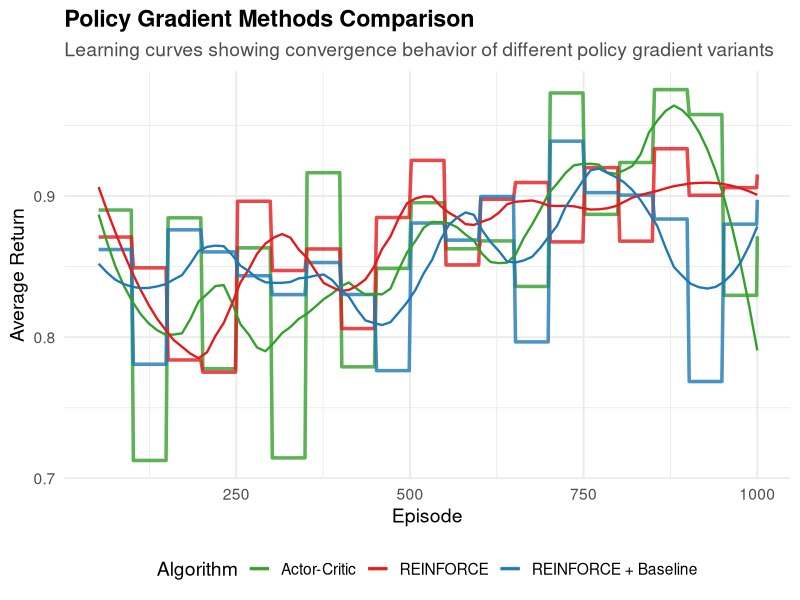
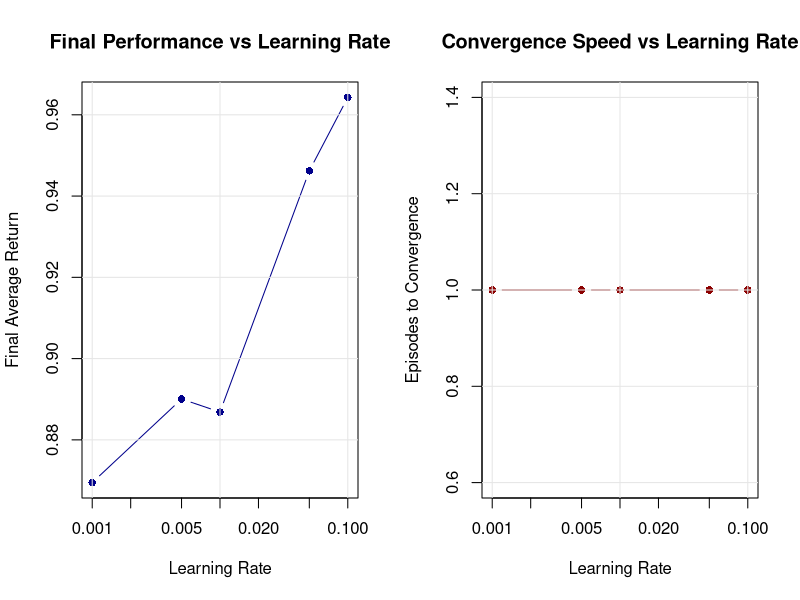
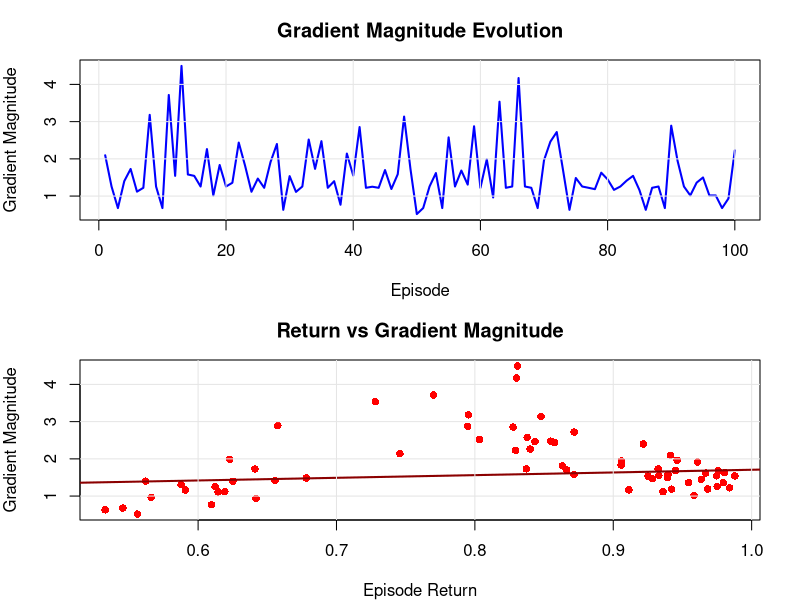

Write R code to recreate these figures, in order.
## ---- chunk 1
# Environment parameters
n_states <- 10
n_actions <- 2
gamma <- 0.95
terminal_state <- n_states

# Environment setup (consistent with previous examples)
set.seed(42)
transition_model <- array(0, dim = c(n_states, n_actions, n_states))
reward_model <- array(0, dim = c(n_states, n_actions, n_states))

for (s in 1:(n_states - 1)) {
  transition_model[s, 1, s + 1] <- 0.9
  transition_model[s, 1, sample(1:n_states, 1)] <- 0.1
  transition_model[s, 2, sample(1:n_states, 1)] <- 0.8
  transition_model[s, 2, sample(1:n_states, 1)] <- 0.2
  
  for (s_prime in 1:n_states) {
    reward_model[s, 1, s_prime] <- ifelse(s_prime == n_states, 1.0, 0.1 * runif(1))
    reward_model[s, 2, s_prime] <- ifelse(s_prime == n_states, 0.5, 0.05 * runif(1))
  }
}

transition_model[n_states, , ] <- 0
reward_model[n_states, , ] <- 0

# Environment interaction function
sample_env <- function(s, a) {
  probs <- transition_model[s, a, ]
  s_prime <- sample(1:n_states, 1, prob = probs)
  reward <- reward_model[s, a, s_prime]
  list(s_prime = s_prime, reward = reward)
}

# Feature extraction function
extract_features <- function(state) {
  # Simple one-hot encoding
  features <- rep(0, n_states)
  features[state] <- 1
  return(features)
}
## ---- chunk 2
softmax_policy <- function(state, theta) {
  features <- extract_features(state)
  
  # Compute logits for each action
  logits <- rep(0, n_actions)
  for (a in 1:n_actions) {
    # Each action has its own parameter vector
    action_params <- theta[((a-1) * n_states + 1):(a * n_states)]
    logits[a] <- sum(action_params * features)
  }
  
  # Apply softmax
  exp_logits <- exp(logits - max(logits))  # Subtract max for numerical stability
  probabilities <- exp_logits / sum(exp_logits)
  
  return(probabilities)
}

# Sample action from policy
sample_action <- function(state, theta) {
  probs <- softmax_policy(state, theta)
  action <- sample(1:n_actions, 1, prob = probs)
  return(list(action = action, probability = probs[action]))
}

# Compute log probability of an action
log_prob <- function(state, action, theta) {
  probs <- softmax_policy(state, theta)
  return(log(probs[action]))
}

# Compute gradient of log probability
grad_log_prob <- function(state, action, theta) {
  features <- extract_features(state)
  probs <- softmax_policy(state, theta)
  
  # Initialize gradient vector
  grad <- rep(0, length(theta))
  
  for (a in 1:n_actions) {
    param_indices <- ((a-1) * n_states + 1):(a * n_states)
    if (a == action) {
      # Chosen action: gradient is features * (1 - probability)
      grad[param_indices] <- features * (1 - probs[a])
    } else {
      # Unchosen action: gradient is -features * probability
      grad[param_indices] <- -features * probs[a]
    }
  }
  
  return(grad)
}
## ---- chunk 3
reinforce <- function(episodes = 1000, alpha = 0.01, baseline = FALSE) {
  # Initialize policy parameters
  n_params <- n_states * n_actions
  theta <- rnorm(n_params, 0, 0.1)
  
  # Storage for baseline if used
  if (baseline) {
    baseline_values <- rep(0, n_states)
    baseline_counts <- rep(0, n_states)
  }
  
  # Storage for performance tracking
  episode_returns <- numeric(episodes)
  episode_lengths <- numeric(episodes)
  
  for (ep in 1:episodes) {
    # Generate episode
    trajectory <- list()
    s <- 1
    step <- 0
    
    while (s != terminal_state && step < 100) {  # Prevent infinite episodes
      step <- step + 1
      
      # Sample action from current policy
      action_result <- sample_action(s, theta)
      a <- action_result$action
      
      # Take action and observe outcome
      outcome <- sample_env(s, a)
      s_prime <- outcome$s_prime
      r <- outcome$reward
      
      # Store experience
      trajectory[[step]] <- list(
        state = s,
        action = a,
        reward = r,
        log_prob = log_prob(s, a, theta)
      )
      
      s <- s_prime
    }
    
    # Compute returns for each time step
    T <- length(trajectory)
    returns <- numeric(T)
    G <- 0
    
    for (t in T:1) {
      G <- trajectory[[t]]$reward + gamma * G
      returns[t] <- G
    }
    
    # Update baseline if used
    if (baseline && T > 0) {
      for (t in 1:T) {
        state <- trajectory[[t]]$state
        baseline_counts[state] <- baseline_counts[state] + 1
        # Running average update
        baseline_values[state] <- baseline_values[state] + 
          (returns[t] - baseline_values[state]) / baseline_counts[state]
      }
    }
    
    # Compute policy gradient and update parameters
    gradient <- rep(0, n_params)
    
    for (t in 1:T) {
      state <- trajectory[[t]]$state
      action <- trajectory[[t]]$action
      
      # Advantage estimation
      advantage <- returns[t]
      if (baseline) {
        advantage <- advantage - baseline_values[state]
      }
      
      # Accumulate gradient
      grad_log_pi <- grad_log_prob(state, action, theta)
      gradient <- gradient + grad_log_pi * advantage
    }
    
    # Update parameters
    theta <- theta + alpha * gradient
    
    # Record performance
    if (T > 0) {
      episode_returns[ep] <- returns[1]  # Total episode return
      episode_lengths[ep] <- T
    }
  }
  
  result <- list(
    theta = theta,
    episode_returns = episode_returns,
    episode_lengths = episode_lengths
  )
  
  if (baseline) {
    result$baseline_values <- baseline_values
  }
  
  return(result)
}
## ---- chunk 4
actor_critic <- function(episodes = 1000, alpha_actor = 0.01, alpha_critic = 0.1) {
  # Initialize policy parameters (actor)
  n_params <- n_states * n_actions
  theta <- rnorm(n_params, 0, 0.1)
  
  # Initialize value function parameters (critic)
  v_weights <- rnorm(n_states, 0, 0.1)
  
  # Performance tracking
  episode_returns <- numeric(episodes)
  episode_lengths <- numeric(episodes)
  td_errors <- list()
  
  for (ep in 1:episodes) {
    s <- 1
    step <- 0
    episode_td_errors <- numeric()
    
    while (s != terminal_state && step < 100) {
      step <- step + 1
      
      # Current state value
      v_s <- v_weights[s]
      
      # Sample action from policy
      action_result <- sample_action(s, theta)
      a <- action_result$action
      
      # Take action
      outcome <- sample_env(s, a)
      s_prime <- outcome$s_prime
      r <- outcome$reward
      
      # Next state value (0 if terminal)
      v_s_prime <- ifelse(s_prime == terminal_state, 0, v_weights[s_prime])
      
      # TD error (this is our advantage estimate)
      td_error <- r + gamma * v_s_prime - v_s
      episode_td_errors <- c(episode_td_errors, td_error)
      
      # Update critic (value function)
      v_weights[s] <- v_weights[s] + alpha_critic * td_error
      
      # Update actor (policy)
      grad_log_pi <- grad_log_prob(s, a, theta)
      theta <- theta + alpha_actor * grad_log_pi * td_error
      
      s <- s_prime
    }
    
    # Record episode statistics
    episode_lengths[ep] <- step
    td_errors[[ep]] <- episode_td_errors
    
    # Estimate episode return by running a test episode
    if (ep %% 50 == 0) {
      test_return <- evaluate_policy(theta)
      episode_returns[ep] <- test_return
    }
  }
  
  return(list(
    theta = theta,
    v_weights = v_weights,
    episode_returns = episode_returns,
    episode_lengths = episode_lengths,
    td_errors = td_errors
  ))
}

# Helper function to evaluate current policy
evaluate_policy <- function(theta, n_episodes = 10) {
  total_return <- 0
  
  for (i in 1:n_episodes) {
    s <- 1
    episode_return <- 0
    step <- 0
    
    while (s != terminal_state && step < 100) {
      step <- step + 1
      action_result <- sample_action(s, theta)
      outcome <- sample_env(s, action_result$action)
      episode_return <- episode_return + outcome$reward * (gamma ^ (step - 1))
      s <- outcome$s_prime
    }
    
    total_return <- total_return + episode_return
  }
  
  return(total_return / n_episodes)
}
## ---- chunk 5
comparative_experiment <- function() {
  set.seed(123)
  
  # Run different variants
  reinforce_basic <- reinforce(episodes = 1000, alpha = 0.005, baseline = FALSE)
  reinforce_baseline <- reinforce(episodes = 1000, alpha = 0.005, baseline = TRUE)
  ac_result <- actor_critic(episodes = 1000, alpha_actor = 0.005, alpha_critic = 0.01)
  
  # Create comparison data frame
  episodes_seq <- 1:1000
  
  # For fair comparison, evaluate all policies at the same intervals
  eval_episodes <- seq(50, 1000, by = 50)
  
  basic_returns <- numeric(1000)
  baseline_returns <- numeric(1000)
  ac_returns <- ac_result$episode_returns
  
  # Evaluate REINFORCE variants at specified intervals
  for (i in eval_episodes) {
    if (i <= length(reinforce_basic$episode_returns)) {
      # Use stored episode returns instead of re-evaluating
      basic_returns[i] <- mean(reinforce_basic$episode_returns[max(1, i-10):i], na.rm = TRUE)
      baseline_returns[i] <- mean(reinforce_baseline$episode_returns[max(1, i-10):i], na.rm = TRUE)
    }
  }
  
  # Interpolate for smoother plotting
  for (i in 1:1000) {
    if (basic_returns[i] == 0 && i > 1) {
      basic_returns[i] <- basic_returns[i-1]
      baseline_returns[i] <- baseline_returns[i-1]
    }
    if (ac_returns[i] == 0 && i > 1) {
      ac_returns[i] <- ac_returns[i-1]
    }
  }
  
  comparison_data <- data.frame(
    episode = rep(episodes_seq, 3),
    algorithm = rep(c("REINFORCE", "REINFORCE + Baseline", "Actor-Critic"), 
                   each = 1000),
    return = c(basic_returns, baseline_returns, ac_returns)
  )
  
  return(list(
    data = comparison_data,
    basic_result = reinforce_basic,
    baseline_result = reinforce_baseline,
    ac_result = ac_result
  ))
}
## ---- chunk 6
if (!require("ggplot2", quietly = TRUE)) install.packages("ggplot2")
if (!require("dplyr", quietly = TRUE)) install.packages("dplyr")

library(ggplot2)
library(dplyr)

# Run comparative experiment
experiment_results <- comparative_experiment()
plot_data <- experiment_results$data

# Filter out zero values for cleaner visualization
plot_data <- plot_data %>%
  filter(return != 0) %>%
  group_by(algorithm) %>%
  arrange(episode) %>%
  # Apply some smoothing for visualization
  mutate(smoothed_return = zoo::rollmean(return, k = 3, fill = NA, align = "right"))

ggplot(plot_data, aes(x = episode, y = smoothed_return, color = algorithm)) +
  geom_line(size = 1.2, alpha = 0.8) +
  geom_smooth(method = "loess", se = FALSE, span = 0.3, size = 0.8) +
  labs(
    title = "Policy Gradient Methods Comparison",
    subtitle = "Learning curves showing convergence behavior of different policy gradient variants",
    x = "Episode",
    y = "Average Return",
    color = "Algorithm"
  ) +
  theme_minimal(base_size = 14) +
  scale_color_manual(values = c(
    "REINFORCE" = "#e31a1c",
    "REINFORCE + Baseline" = "#1f78b4", 
    "Actor-Critic" = "#33a02c"
  )) +
  theme(
    legend.position = "bottom",
    plot.title = element_text(face = "bold"),
    plot.subtitle = element_text(color = "grey30")
  )
## ---- chunk 7
learning_rate_experiment <- function() {
  learning_rates <- c(0.001, 0.005, 0.01, 0.05, 0.1)
  results <- list()
  
  for (i in seq_along(learning_rates)) {
    set.seed(42)  # Consistent starting conditions
    
    lr <- learning_rates[i]
    result <- reinforce(episodes = 500, alpha = lr, baseline = TRUE)
    
    # Calculate final performance (average of last 50 episodes)
    final_episodes <- max(1, length(result$episode_returns) - 49):length(result$episode_returns)
    final_performance <- mean(result$episode_returns[final_episodes], na.rm = TRUE)
    
    # Calculate convergence speed (episode where performance first exceeds threshold)
    threshold <- 0.5  # Arbitrary threshold for "good" performance
    convergence_episode <- which(result$episode_returns > threshold)[1]
    if (is.na(convergence_episode)) convergence_episode <- 500
    
    results[[i]] <- list(
      learning_rate = lr,
      final_performance = final_performance,
      convergence_episode = convergence_episode,
      episode_returns = result$episode_returns
    )
  }
  
  return(results)
}

# Visualization function for learning rate analysis
plot_learning_rate_analysis <- function(lr_results) {
  # Extract summary statistics
  lr_values <- sapply(lr_results, function(x) x$learning_rate)
  final_perfs <- sapply(lr_results, function(x) x$final_performance)
  convergence_eps <- sapply(lr_results, function(x) x$convergence_episode)
  
  par(mfrow = c(1, 2), mar = c(5, 4, 4, 2) + 0.1)
  
  # Plot 1: Final performance vs learning rate
  plot(lr_values, final_perfs, type = "b", pch = 16, col = "darkblue",
       xlab = "Learning Rate", ylab = "Final Average Return",
       main = "Final Performance vs Learning Rate",
       log = "x")  # Log scale for learning rate
  grid(lty = 1, col = "gray90")
  
  # Plot 2: Convergence speed vs learning rate
  plot(lr_values, convergence_eps, type = "b", pch = 16, col = "darkred",
       xlab = "Learning Rate", ylab = "Episodes to Convergence",
       main = "Convergence Speed vs Learning Rate",
       log = "x")
  grid(lty = 1, col = "gray90")
  
  par(mfrow = c(1, 1))
}
## ---- chunk 8
# Run the analysis
lr_results <- learning_rate_experiment()

# Create summary table
lr_summary <- data.frame(
  learning_rate = sapply(lr_results, function(x) x$learning_rate),
  final_performance = sapply(lr_results, function(x) round(x$final_performance, 3)),
  convergence_episode = sapply(lr_results, function(x) x$convergence_episode)
)

if (!require("knitr", quietly = TRUE)) install.packages("knitr")
knitr::kable(lr_summary,
      caption = "Learning Rate Sensitivity Analysis Results",
      col.names = c("Learning Rate", "Final Performance", "Episodes to Convergence"),
      align = 'c')
## ---- chunk 9
# Generate the plots
plot_learning_rate_analysis(lr_results)
## ---- chunk 10
variance_analysis <- function() {
  set.seed(123)
  
  # Run REINFORCE and track gradient magnitudes
  n_params <- n_states * n_actions
  theta <- rnorm(n_params, 0, 0.1)
  
  gradient_magnitudes <- numeric()
  gradient_variances <- list()
  episode_returns <- numeric()
  
  for (ep in 1:100) {  # Shorter run for detailed analysis
    # Generate episode
    trajectory <- list()
    s <- 1
    step <- 0
    
    while (s != terminal_state && step < 50) {
      step <- step + 1
      
      action_result <- sample_action(s, theta)
      outcome <- sample_env(s, action_result$action)
      
      trajectory[[step]] <- list(
        state = s,
        action = action_result$action,
        reward = outcome$reward
      )
      
      s <- outcome$s_prime
    }
    
    if (step > 0) {
      # Compute returns
      T <- length(trajectory)
      returns <- numeric(T)
      G <- 0
      
      for (t in T:1) {
        G <- trajectory[[t]]$reward + gamma * G
        returns[t] <- G
      }
      
      episode_returns[ep] <- returns[1]
      
      # Compute gradient for this episode
      gradient <- rep(0, n_params)
      step_gradients <- list()
      
      for (t in 1:T) {
        state <- trajectory[[t]]$state
        action <- trajectory[[t]]$action
        
        grad_log_pi <- grad_log_prob(state, action, theta)
        step_gradient <- grad_log_pi * returns[t]
        gradient <- gradient + step_gradient
        step_gradients[[t]] <- step_gradient
      }
      
      gradient_magnitudes[ep] <- sqrt(sum(gradient^2))
      
      # Store individual step gradients for variance analysis
      if (length(step_gradients) > 1) {
        step_gradient_matrix <- do.call(rbind, step_gradients)
        gradient_variances[[ep]] <- apply(step_gradient_matrix, 2, var)
      }
    }
  }
  
  return(list(
    gradient_magnitudes = gradient_magnitudes,
    gradient_variances = gradient_variances,
    episode_returns = episode_returns
  ))
}

# Visualization of variance patterns
plot_variance_analysis <- function() {
  var_data <- variance_analysis()
  
  episodes <- 1:length(var_data$gradient_magnitudes)
  
  par(mfrow = c(2, 1), mar = c(4, 4, 3, 2))
  
  # Plot gradient magnitudes over episodes
  plot(episodes, var_data$gradient_magnitudes, type = "l", 
       xlab = "Episode", ylab = "Gradient Magnitude",
       main = "Gradient Magnitude Evolution",
       col = "blue", lwd = 2)
  grid(lty = 1, col = "gray90")
  
  # Plot relationship between returns and gradient magnitudes
  valid_indices <- !is.na(var_data$episode_returns) & !is.na(var_data$gradient_magnitudes)
  plot(var_data$episode_returns[valid_indices], 
       var_data$gradient_magnitudes[valid_indices],
       xlab = "Episode Return", ylab = "Gradient Magnitude",
       main = "Return vs Gradient Magnitude",
       pch = 16, col = "red")
  
  # Add trend line
  if (sum(valid_indices) > 2) {
    lm_fit <- lm(var_data$gradient_magnitudes[valid_indices] ~ 
                var_data$episode_returns[valid_indices])
    abline(lm_fit, col = "darkred", lwd = 2)
  }
  
  grid(lty = 1, col = "gray90")
  
  par(mfrow = c(1, 1))
}
## ---- chunk 11
plot_variance_analysis()
